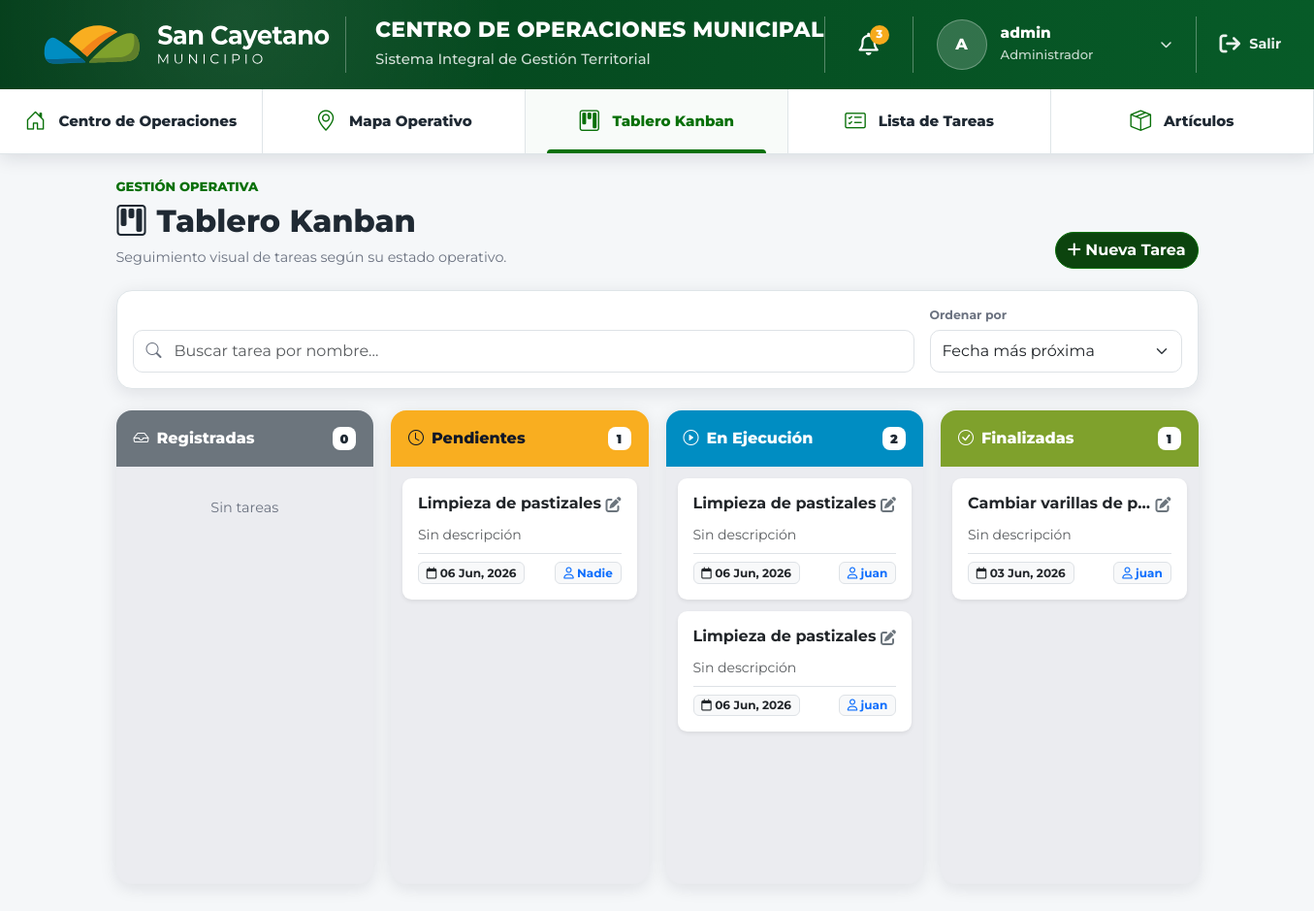
Page /kanban/ (signed in) on the committed database.
### accounts/models.py (models this page shows, shortened)
class User(AbstractUser):
    class Role(models.TextChoices):
        ADMINISTRADOR = 'ADMIN', 'Administrador'
        FUNCIONARIO = 'FUNC', 'Funcionario'
        OPERADOR = 'OPER', 'Operador'
    role = models.CharField(
        max_length=5,
        choices=Role.choices,
        default=Role.OPERADOR,
    )
    def is_administrador(self):
        return self.role == self.Role.ADMINISTRADOR
    def is_operador(self):
        return self.role == self.Role.OPERADOR

### tasks/models.py (models this page shows, shortened)
class Task(models.Model):
    class Status(models.TextChoices):
        REGISTERED = 'REG', 'Registrada'
        PENDING = 'PEN', 'Pendiente de Asignar'
        IN_PROGRESS = 'INP', 'En Curso'
        COMPLETED = 'COM', 'Finalizada'
    title = models.CharField(max_length=200, verbose_name='Título')
    description = models.TextField(verbose_name='Descripción', blank=True)
    created_at = models.DateTimeField(auto_now_add=True, verbose_name='Fecha de Registro')
    due_date = models.DateField(verbose_name='Fecha de Vencimiento')
    status = models.CharField(
        max_length=3,
        choices=Status.choices,
        default=Status.REGISTERED,
        verbose_name='Estado'
    )
    assigned_to = models.ForeignKey(
        settings.AUTH_USER_MODEL,
        on_delete=models.SET_NULL,
        null=True,
        blank=True,
        related_name='assigned_tasks',
        verbose_name='Asignado a'
    )
    involved_persons = models.ManyToManyField(
        settings.AUTH_USER_MODEL,
        related_name='involved_tasks',
        blank=True,
        verbose_name='Personas Involucradas'
    )
    planned_hours = models.DecimalField(
        max_digits=6, decimal_places=2, default=0, verbose_name='Horas Planificadas'
    )
    executed_hours = models.DecimalField(
        max_digits=6, decimal_places=2, default=0, verbose_name='Horas Ejecutadas'
    )
    created_by = models.ForeignKey(
        settings.AUTH_USER_MODEL,
        on_delete=models.CASCADE,
        related_name='created_tasks',
        verbose_name='Creado por'
    )
    class Meta:
        verbose_name = 'Tarea'
        verbose_name_plural = 'Tareas'
        ordering = ['-created_at']
    @property
    def is_overdue(self):
        if self.status != self.Status.COMPLETED and self.due_date:
            return self.due_date < timezone.now().date()
        return False

### tasks/views.py (the view)
@login_required
def kanban_board(request):
    tasks = Task.objects.all()
    if request.user.is_operador():
        tasks = tasks.filter(assigned_to=request.user)
    context = {
        'tasks_registered': tasks.filter(status=Task.Status.REGISTERED),
        'tasks_pending': tasks.filter(status=Task.Status.PENDING),
        'tasks_in_progress': tasks.filter(status=Task.Status.IN_PROGRESS),
        'tasks_completed': tasks.filter(status=Task.Status.COMPLETED),
    }
    return render(request, 'tasks/kanban.html', context)

### templates/tasks/kanban.html (shortened to what this page needs)
{% extends 'base.html' %}
{% block content %}
<section class="kanban-page">
    <div class="page-heading">
        <div>
            <p class="page-eyebrow">Gestión operativa</p>
            <h1 class="page-title">
                <i class="bi bi-kanban"></i>
                Tablero Kanban
            </h1>
            <p class="page-subtitle">
                Seguimiento visual de tareas según su estado operativo.
            </p>
        </div>
        {% if not user.is_operador %}
        <a href="{% url 'task_create' %}" class="btn btn-primary">
            <i class="fa-solid fa-plus"></i> Nueva Tarea
        </a>
        {% endif %}
    </div>
    <div class="kanban-toolbar">
        <div class="kanban-search">
            <i class="bi bi-search"></i>
            <input type="search"
                   id="kanbanSearch"
                   class="form-control"
                   placeholder="Buscar tarea por nombre...">
        </div>
        <div class="kanban-sort">
            <label for="kanbanSort">Ordenar por</label>
            <select id="kanbanSort" class="form-select">
                <option value="date-asc">Fecha más próxima</option>
            </select>
        </div>
    </div>
    <div class="kanban-board-grid">
        <div class="kanban-column">
            <div class="kanban-column-header kanban-header-registered">
                <span><i class="bi bi-inbox"></i> Registradas</span>
                <strong>{{ tasks_registered.count }}</strong>
            </div>
            <div class="kanban-tasks" id="REG" data-status="REG">
                {% for task in tasks_registered %}
                <div class="kanban-task-wrapper"
                     data-title="{{ task.title|lower }}"
                     data-date="{{ task.due_date|date:'Y-m-d' }}">
                    {% include 'tasks/kanban_card.html' with task=task %}
                </div>
                {% empty %}
                <div class="kanban-empty empty-msg">Sin tareas</div>
                {% endfor %}
            </div>
        </div>
        <div class="kanban-column">
            <div class="kanban-column-header kanban-header-pending">
                <span><i class="bi bi-clock"></i> Pendientes</span>
                <strong>{{ tasks_pending.count }}</strong>
            </div>
            <div class="kanban-tasks" id="PEN" data-status="PEN">
                {% for task in tasks_pending %}
                <div class="kanban-task-wrapper"
                     data-title="{{ task.title|lower }}"
                     data-date="{{ task.due_date|date:'Y-m-d' }}">
                    {% include 'tasks/kanban_card.html' with task=task %}
                </div>
                {% empty %}
                <div class="kanban-empty empty-msg">Sin tareas</div>
                {% endfor %}
            </div>
        </div>
        <div class="kanban-column">
            <div class="kanban-column-header kanban-header-progress">
                <span><i class="bi bi-play-circle"></i> En Ejecución</span>
                <strong>{{ tasks_in_progress.count }}</strong>
            </div>
            <div class="kanban-tasks" id="INP" data-status="INP">
                {% for task in tasks_in_progress %}
                <div class="kanban-task-wrapper"
                     data-title="{{ task.title|lower }}"
                     data-date="{{ task.due_date|date:'Y-m-d' }}">
                    {% include 'tasks/kanban_card.html' with task=task %}
                </div>
                {% empty %}
                <div class="kanban-empty empty-msg">Sin tareas</div>
                {% endfor %}
            </div>
        </div>
        <div class="kanban-column">
            <div class="kanban-column-header kanban-header-done">
                <span><i class="bi bi-check-circle"></i> Finalizadas</span>
                <strong>{{ tasks_completed.count }}</strong>
            </div>
            <div class="kanban-tasks" id="COM" data-status="COM">
                {% for task in tasks_completed %}
                <div class="kanban-task-wrapper"
                     data-title="{{ task.title|lower }}"
                     data-date="{{ task.due_date|date:'Y-m-d' }}">
                    {% include 'tasks/kanban_card.html' with task=task %}
                </div>
                {% empty %}
                <div class="kanban-empty empty-msg">Sin tareas</div>
                {% endfor %}
            </div>
        </div>
    </div>
</section>
{% endblock %}

### templates/base.html (shortened to what this page needs)
{% load static %}
<!DOCTYPE html>
<html lang="es">
<head>
    <link href="https://cdn.jsdelivr.net/npm/bootstrap@5.3.0/dist/css/bootstrap.min.css" rel="stylesheet">
    <link rel="stylesheet" href="https://cdnjs.cloudflare.com/ajax/libs/font-awesome/6.4.0/css/all.min.css">
    <link rel="stylesheet" href="https://cdn.jsdelivr.net/npm/bootstrap-icons@1.11.3/font/bootstrap-icons.min.css">
    <link rel="stylesheet" href="{% static 'css/style.css' %}">
</head>
<body class="{% if user.is_authenticated %}authenticated{% endif %}">
{% if user.is_authenticated %}
<header class="municipal-header">
    <div class="municipal-topbar">
        <div class="container-fluid municipal-header-container">
            <a class="municipal-brand" href="{% url 'dashboard' %}">
                <img src="{% static 'img/logo-san-cayetano.svg' %}" alt="San Cayetano Municipio" class="municipal-logo">
            </a>
            <div class="municipal-title">
                <div class="municipal-title-main">Centro de Operaciones Municipal</div>
                <div class="municipal-title-sub">Sistema Integral de Gestión Territorial</div>
            </div>
            <div class="municipal-actions">
                <div class="header-action-group d-none d-md-flex">
                    <button class="notification-btn" type="button" aria-label="Notificaciones">
                        <i class="fa-regular fa-bell"></i>
                        <span class="notification-badge">3</span>
                    </button>
                </div>
                <div class="header-action-group">
                    <button class="user-dropdown-btn" type="button">
                        <span class="user-avatar">
                            {{ user.first_name|default:user.username|slice:":1"|upper }}
                        </span>
                        <span class="user-info d-none d-md-block">
                            <span class="user-name">{{ user.get_full_name|default:user.username }}</span>
                            <span class="user-role">{{ user.get_role_display }}</span>
                        </span>
                        <i class="fa-solid fa-chevron-down user-dropdown-icon d-none d-md-inline"></i>
                    </button>
                </div>
                <div class="header-action-group d-none d-lg-flex">
                    <form action="{% url 'logout' %}" method="post" class="m-0">
                        <button type="submit" class="logout-btn">
                            <i class="fa-solid fa-arrow-right-from-bracket"></i>
                            <span>Salir</span>
                        </button>
                    </form>
                </div>
            </div>
        </div>
    </div>
    <nav class="municipal-nav navbar navbar-expand-lg">
        <div class="container-fluid municipal-header-container">
            <div class="collapse navbar-collapse" id="municipalMenu">
                <ul class="navbar-nav municipal-menu">
                    <li class="nav-item">
                        <a class="nav-link {% if request.resolver_match.url_name == 'dashboard' %}active{% endif %}" href="{% url 'dashboard' %}">
                            <i class="bi bi-house-door"></i>
                            Centro de Operaciones
                        </a>
                    </li>
                    <li class="nav-item">
                        <a class="nav-link {% if request.resolver_match.url_name == 'mapa_operativo' %}active{% endif %}" href="{% url 'mapa_operativo' %}">
                            <i class="bi bi-geo-alt"></i>
                            Mapa Operativo
                        </a>
                    </li>
                    <li class="nav-item">
                        <a class="nav-link {% if request.resolver_match.url_name == 'kanban' %}active{% endif %}" href="{% url 'kanban' %}">
                            <i class="bi bi-kanban"></i>
                            Tablero Kanban
                        </a>
                    </li>
                    <li class="nav-item">
                        <a class="nav-link " href="{% url 'task_list' %}">
                            <i class="bi bi-card-checklist"></i>
                            Lista de Tareas
                        </a>
                    </li>
                    <li class="nav-item">
                        <a class="nav-link " href="{% url 'article_list' %}">
                            <i class="bi bi-box-seam"></i>
                            Artículos
                        </a>
                    </li>
                </ul>
            </div>
        </div>
    </nav>
</header>
{% endif %}
<main class="container mt-4">
    {% block content %}{% endblock %}
</main>
</body>
</html>

### templates/tasks/kanban_card.html
<div class="card mb-2 kanban-card {% if task.is_overdue %}border-danger{% else %}border-0 shadow-sm{% endif %}" data-id="{{ task.id }}" style="cursor: grab;">
    <div class="card-body p-3">
        <div class="d-flex justify-content-between align-items-start mb-2">
            <h6 class="card-title fw-bold mb-0 text-truncate" title="{{ task.title }}">{{ task.title }}</h6>
            <a href="{% url 'task_update' task.id %}" class="text-secondary hover-primary"><i class="fa-solid fa-pen-to-square"></i></a>
        </div>
        <p class="card-text small text-muted text-truncate mb-2" title="{{ task.description }}">{{ task.description|default:"Sin descripción" }}</p>
        <div class="d-flex justify-content-between align-items-center mt-2 pt-2 border-top">
            <span class="badge bg-light text-dark border {% if task.is_overdue %}border-danger text-danger{% endif %}" title="Vencimiento">
                <i class="fa-regular fa-calendar"></i> {{ task.due_date|date:"d M, Y" }}
            </span>
            <span class="badge bg-light text-primary border" title="Asignado a">
                <i class="fa-regular fa-user"></i>
                {% if task.assigned_to %}
                    {{ task.assigned_to.username }}
                {% else %}
                    Nadie
                {% endif %}
            </span>
        </div>
    </div>
</div>

### rows in the picture
User: first_name "A", get_full_name "admin", role "Administrador"
Task: title "Limpieza de pastizales", description "Sin descripción", due_date "06 Jun, 2026", shows "Nadie"
Task: title "Limpieza de pastizales", description "Sin descripción", due_date "06 Jun, 2026", assigned_to.username "juan"
Task: title "Limpieza de pastizales", description "Sin descripción", due_date "06 Jun, 2026", assigned_to.username "juan"
Task: title "Cambiar varillas de p…", description "Sin descripción", due_date "03 Jun, 2026", assigned_to.username "juan"

### other values in the picture
{{ tasks_registered.count }} "0"
{{ tasks_pending.count }} "1"
{{ tasks_in_progress.count }} "2"
{{ tasks_completed.count }} "1"
